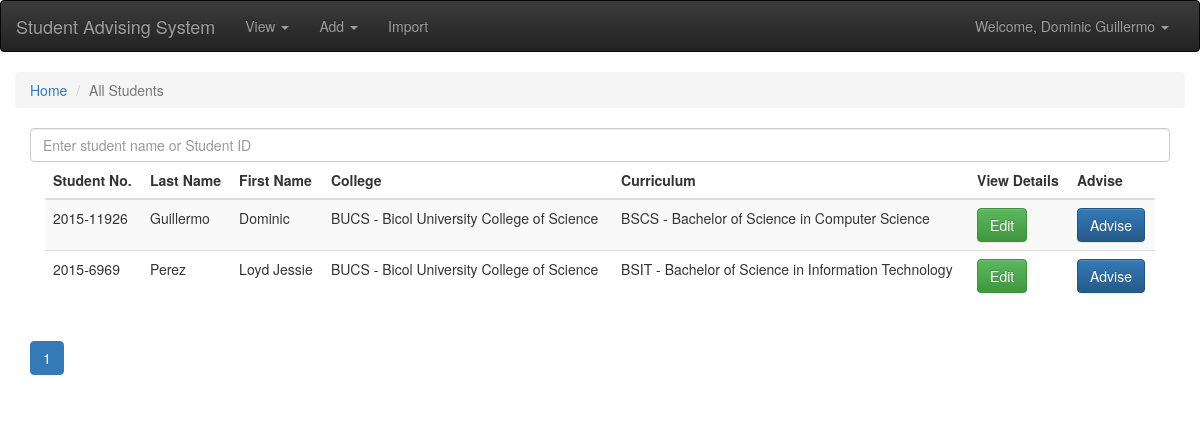
Page /view/students.php (signed in) on the committed database.
### tables this page shows
CREATE TABLE `account` (
  `account_id` int(255) NOT NULL,
  `account_usern` varchar(11) NOT NULL,
  `account_pass` varchar(255) NOT NULL,
  `acc_fname` varchar(255) NOT NULL,
  `acc_lname` varchar(255) NOT NULL,
  `acc_type_id` int(255) NOT NULL,
  `acc_status` tinyint(2) NOT NULL COMMENT '0 for inactive; 1 for active; 2 for deactivated; 3 for reset'
);

CREATE TABLE `student` (
  `student_id` varchar(13) NOT NULL,
  `student_fname` varchar(256) NOT NULL,
  `student_lname` varchar(256) NOT NULL,
  `student_yrlvl` int(255) NOT NULL,
  `student_pict` varchar(255) NOT NULL,
  `college_id` int(255) NOT NULL,
  `curriculum_id` int(255) NOT NULL
);

CREATE TABLE `college` (
  `college_id` int(255) NOT NULL,
  `college_name` varchar(255) NOT NULL
);

CREATE TABLE `curriculum` (
  `curriculum_id` int(255) NOT NULL,
  `curriculum_name` varchar(255) NOT NULL,
  `college_id` int(11) NOT NULL
);

### globalincludes/loginauthen.php (called while the page is built, shortened)
<?php
	if(!isset($_SESSION['accid'])){
		switch ($pagelvl) {
			case '1':
				header("Location: login/login.php");
				break;
			case '2':
				header("Location: ../login/login.php");
				break;
			default:
				break;
		}
	}
	else{
		$sql = "SELECT * FROM account,acc_type WHERE account.acc_type_id = acc_type.acc_type_id AND account_id = '".$_SESSION['accid']."'";
		$result = $conn->query($sql);
		$row = $result->fetch_assoc();
		$accfname = $row['acc_fname'];
		$acclname = $row['acc_lname'];
	}
?>

### view/students.php (the view, shortened to what this page needs)
<?php
	include '../backend/connection.php';
	$pagelvl = "2";
	include '../globalincludes/loginauthen.php';
?>
<!DOCTYPE html>
<html>
	<head>
		<link rel="stylesheet" href="../css/bootstrap.min.css">
		<link rel="stylesheet" href="../css/bootstrap-theme.min.css">
	</head>
	<body>
		<?php include '../globalincludes/header.php';?>
		<div class="container-fluid">
			<ol class="breadcrumb">
			  <li><a href="../index.php">Home</a></li>
			  <li class="active">All Students</li>
			</ol>
			<div class="container-fluid">
				<input type="text" class="form-control" name="subjectsearchbar" placeholder="Enter student name or Student ID" id="searchbar">
				<div class="col-md-12">
					<div class="table-responsive">
						<table class="table table-striped">
							<thead>
								<tr>
									<th>Student No. </th>
									<th>Last Name</th>
									<th>First Name</th>
									<th>College</th>
									<th>Curriculum</th>
									<th>View Details</th>
									<th>Advise</th>
								</tr>
							</thead>
							<tbody id="tbodyallstud" class="pagina-tbl srch-rslt">
								<?php
									$sql = "SELECT * FROM student,college,curriculum WHERE student.college_id=college.college_id AND student.curriculum_id = curriculum.curriculum_id LIMIT 0,10";
									$result = $conn->query($sql);
									while($row = $result->fetch_assoc()){
										echo '
											<tr>
												<td>'.$row['student_id'].'</td>
												<td>'.$row['student_lname'].'</td>
												<td>'.$row['student_fname'].'</td>
												<td>'.$row['college_name'].'</td>
												<td>'.$row['curriculum_name'].'</td>
												<td><a href="../edit/student.php?studid='.$row['student_id'].'"><button class="btn btn-success">Edit</button></a></td>
												<td><a href="../advising/advise.php?studid='.$row['student_id'].'"><button class="btn btn-primary">Advise</button></a></td>
											</tr>
										';
									}
								?>
							</tbody>
						</table>
					</div>
				</div>
				<div id="pagina-sect">
					<?php
						$sql = "SELECT COUNT(*) AS TOTAL FROM student,college,curriculum WHERE student.college_id=college.college_id AND student.curriculum_id = curriculum.curriculum_id";
						$result = $conn->query($sql);
						$row = $result->fetch_assoc();
						$total = $row['TOTAL'];
						$numpages = $total/10;
						$pagenum = 10;
						$pagenumper = 0;
						echo '<input type="number" id="totpages" value="'.$numpages.'" hidden>
								<nav aria-label="Page Navigation">
								<ul class="pagination">';
						for($i=0;$i<$numpages;$i++){
							if($i==0)
								echo '<li class="active" id="page-'.$i.'"><a href="#" onclick="pagination('.$i.',6,0,'.$pagenum.')">'.($i+1).'</a></li>';
							else
								echo '<li class="" id="page-'.$i.'"><a href="#" onclick="pagination('.$i.',6,'.$pagenumper.','.($pagenum = $pagenumper+$pagenum).')">'.($i+1).'</a></li>';
						}
					?>
				</div>
			</div>
		</div>
	</body>
</html>

### globalincludes/header.php (shortened to what this page needs)
<?php
  if(isset($acctyid))
    if($acctyid == 1)
      $superadminpowers = '<li><a href="#" data-toggle="modal" data-target="#superadminpowers">Master Admin Privelleges</a></li>';
    else
      $superadminpowers = "";
    if($pagelvl=='2'){
        echo '
            <nav class="navbar navbar-inverse">
                <div class="container-fluid">
                  <div class="navbar-header">
                      <a class="navbar-brand" href="../index.php">Student Advising System</a>
                  </div>
                  <div class="collapse navbar-collapse" id="bs-example-navbar-collapse-1">
                    <ul class="nav navbar-nav">
                        <li class="dropdown">
                          <a href="#" class="dropdown-toggle" data-toggle="dropdown" role="button" aria-haspopup="true" aria-expanded="false">View <span class="caret"></span></a>
                        </li>
                        <li class="dropdown">
                          <a href="#" class="dropdown-toggle" data-toggle="dropdown" role="button" aria-haspopup="true" aria-expanded="false">Add <span class="caret"></span></a>
                        </li>
                        <li><a href="../import/import.php">Import</a></li>
                      </ul>
                      <ul class="nav navbar-nav navbar-right">
                        <li class="dropdown">
                            <a href="#" class="dropdown-toggle" data-toggle="dropdown" role="button" aria-haspopup="true" aria-expanded="false">Welcome, '.$accfname.' '.$acclname.' <span class="caret"></span></a>
                              '.$superadminpowers.'
                        </li>
                      </ul>
                  </div>
                </div>
            </nav>
            ';
    }
?>

### rows in the picture
account: acc_fname "Dominic", acc_lname "Guillermo"
student: student_id "2015-11926", student_lname "Guillermo", student_fname "Dominic", college.college_name "BUCS - Bicol University College of Science", curriculum.curriculum_name "BSCS - Bachelor of Science in Computer Science"
student: student_id "2015-6969", student_lname "Perez", student_fname "Loyd Jessie", college.college_name "BUCS - Bicol University College of Science", curriculum.curriculum_name "BSIT - Bachelor of Science in Information Technology"
